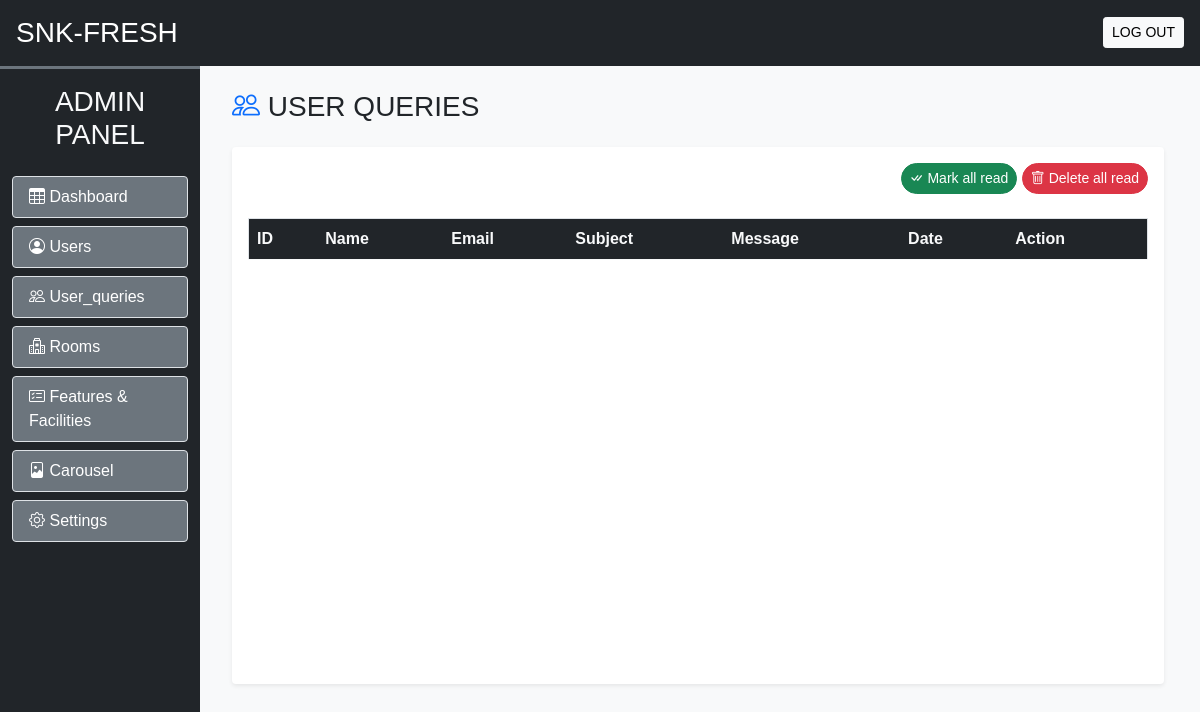
Before: /admin/user_queries.php (signed in) with the older database file.
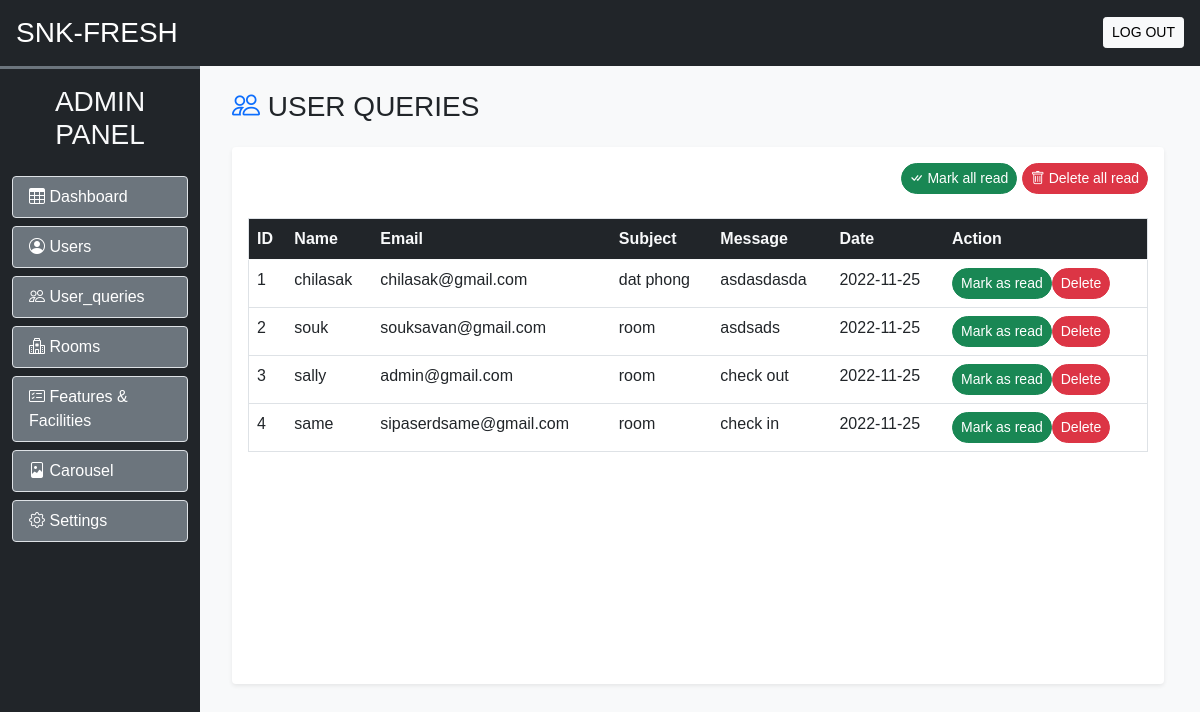
After: the same page with the newer database file.
### tables this page shows
CREATE TABLE `user_queries` (
  `sr_no` int(11) NOT NULL,
  `name` varchar(50) NOT NULL,
  `email` varchar(200) NOT NULL,
  `subject` varchar(250) NOT NULL,
  `message` varchar(500) NOT NULL,
  `date` date NOT NULL DEFAULT current_timestamp(),
  `seen` tinyint(4) NOT NULL DEFAULT 0
);

### admin/user_queries.php (the view, shortened to what this page needs)
<!DOCTYPE html>
<html lang="en">
<head>
    <?php require('inc/link.php'); ?>
</head>
<body class="bg-light">
    <?php require('inc/header.php') ?>
    <div class="container-fluid" id="main-content">
        <div class="col-lg-10 ms-auto p-4 overflow-hidden">
            <h3 class="mb-4"><i class="bi bi-people text-primary"></i> USER QUERIES</h3>
            <div class="card border-0 shadow-sm mb-4">
                <div class="card-body">
                    <div class="text-end mb-4">
                        <a href="?seen=all" class="btn btn-success rounded-pill shadow-none btn-sm">
                            <i class="bi bi-check-all"></i> Mark all read
                        </a>
                        <a href="?del=all" class="btn btn-danger rounded-pill shadow-none btn-sm">
                          <i class="bi bi-trash"></i> Delete all read
                        </a>
                    </div>
                    <div class="table-responsive-md" style="height:450px; overflow-y: scroll;">
                        <table class="table table-hover border">
                            <thead class="sticky-top">
                                <tr class="bg-dark text-light">
                                    <th scope="col">ID</th>
                                    <th scope="col">Name</th>
                                    <th scope="col">Email</th>
                                    <th scope="col" width:20%;>Subject</th>
                                    <th scope="col" width:30%;>Message</th>
                                    <th scope="col">Date</th>
                                    <th scope="col">Action</th>
                                </tr>
                            </thead>
                            <tbody>
                               <?php
                               $q = "SELECT * FROM `user_queries` ORDER BY `sr_no` DESC";
                               $data = mysqli_query($con,$q);
                               $i=1;
                               while($row = mysqli_fetch_assoc($data))
                               {
                                $seen ='';
                                if($row['seen']!=1){
                                    $seen = "<a href='?seen=$row[sr_no]' class='btn btn-sm rounded-pill btn-success'>Mark as read</a>";
                                }
                                $seen.= "<a href='?del=$row[sr_no]' class='btn btn-sm rounded-pill btn-danger'>Delete</a>";
                                echo<<<query
                                <tr>
                                <td>$i</td>
                                <td>$row[name]</td>
                                <td>$row[email]</td>
                                <td>$row[subject]</td>
                                <td>$row[message]</td>
                                <td>$row[date]</td>
                                <td>$seen</td>
                                </tr>
                                query;
                                $i++;
                               }
                               ?>
                            </tbody>
                        </table>
                    </div>
                </div>
            </div>
        </div>
    </div>
</body>
</html>

Changed rows visible on the page:
added user_queries: name "chilasak", email "chilasak@gmail.com", subject "dat phong", message "asdasdasda", date "2022-11-25"
added user_queries: name "souk", email "souksavan@gmail.com", subject "room", message "asdsads", date "2022-11-25"
added user_queries: name "sally", email "admin@gmail.com", subject "room", message "check out", date "2022-11-25"
added user_queries: name "same", email "sipaserdsame@gmail.com", subject "room", message "check in", date "2022-11-25"
